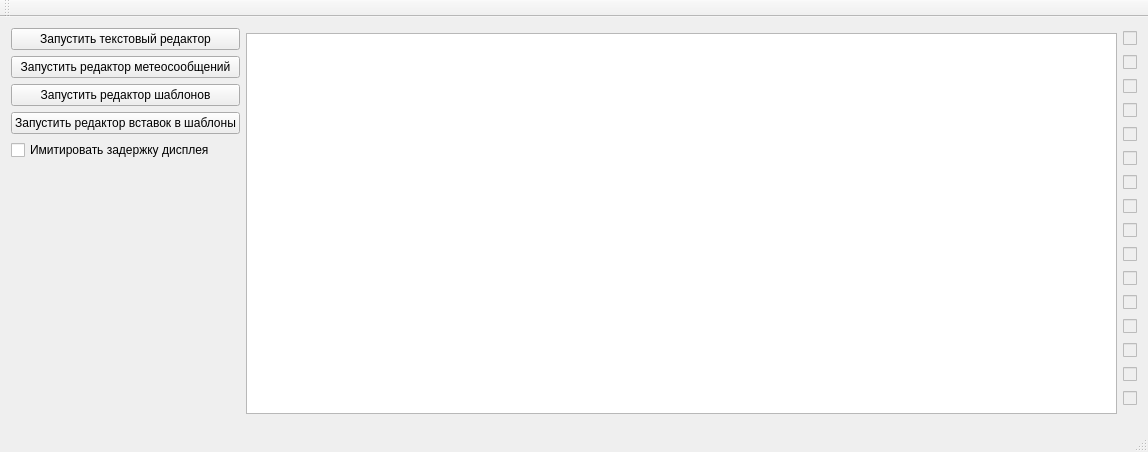
<?xml version="1.0" encoding="UTF-8"?>
<ui version="4.0">
 <class>MainWindow</class>
 <widget class="QMainWindow" name="MainWindow">
  <property name="geometry">
   <rect>
    <x>0</x>
    <y>0</y>
    <width>1133</width>
    <height>452</height>
   </rect>
  </property>
  <property name="sizePolicy">
   <sizepolicy hsizetype="Fixed" vsizetype="Fixed">
    <horstretch>0</horstretch>
    <verstretch>0</verstretch>
   </sizepolicy>
  </property>
  <property name="windowTitle">
   <string>MainWindow</string>
  </property>
  <widget class="QWidget" name="centralWidget">
   <layout class="QHBoxLayout" name="horizontalLayout">
    <item>
     <layout class="QVBoxLayout" name="verticalLayout">
      <item>
       <widget class="QPushButton" name="pbLaunchEditor">
        <property name="focusPolicy">
         <enum>Qt::NoFocus</enum>
        </property>
        <property name="text">
         <string>Запустить текстовый редактор</string>
        </property>
       </widget>
      </item>
      <item>
       <widget class="QPushButton" name="pbLaunchMeteoEditor">
        <property name="focusPolicy">
         <enum>Qt::NoFocus</enum>
        </property>
        <property name="text">
         <string>Запустить редактор метеосообщений</string>
        </property>
       </widget>
      </item>
      <item>
       <widget class="QPushButton" name="pbLaunchTemplateEditor">
        <property name="focusPolicy">
         <enum>Qt::NoFocus</enum>
        </property>
        <property name="text">
         <string>Запустить редактор шаблонов</string>
        </property>
       </widget>
      </item>
      <item>
       <widget class="QPushButton" name="pbLaunchInsertionEditor">
        <property name="focusPolicy">
         <enum>Qt::NoFocus</enum>
        </property>
        <property name="text">
         <string>Запустить редактор вставок в шаблоны</string>
        </property>
       </widget>
      </item>
      <item>
       <widget class="QCheckBox" name="ckbxLatency">
        <property name="focusPolicy">
         <enum>Qt::NoFocus</enum>
        </property>
        <property name="text">
         <string>Имитировать задержку дисплея</string>
        </property>
       </widget>
      </item>
      <item>
       <spacer name="verticalSpacer">
        <property name="orientation">
         <enum>Qt::Vertical</enum>
        </property>
        <property name="sizeHint" stdset="0">
         <size>
          <width>20</width>
          <height>40</height>
         </size>
        </property>
       </spacer>
      </item>
     </layout>
    </item>
    <item>
     <widget class="QTextEdit" name="textEdit">
      <property name="sizePolicy">
       <sizepolicy hsizetype="Fixed" vsizetype="Fixed">
        <horstretch>0</horstretch>
        <verstretch>0</verstretch>
       </sizepolicy>
      </property>
      <property name="minimumSize">
       <size>
        <width>871</width>
        <height>381</height>
       </size>
      </property>
      <property name="font">
       <font>
        <family>Courier New</family>
        <pointsize>16</pointsize>
       </font>
      </property>
      <property name="focusPolicy">
       <enum>Qt::NoFocus</enum>
      </property>
      <property name="verticalScrollBarPolicy">
       <enum>Qt::ScrollBarAlwaysOff</enum>
      </property>
      <property name="horizontalScrollBarPolicy">
       <enum>Qt::ScrollBarAlwaysOff</enum>
      </property>
      <property name="readOnly">
       <bool>true</bool>
      </property>
     </widget>
    </item>
    <item>
     <layout class="QVBoxLayout" name="verticalLayout_2">
      <item>
       <widget class="QCheckBox" name="ckbxLine0">
        <property name="enabled">
         <bool>false</bool>
        </property>
        <property name="focusPolicy">
         <enum>Qt::NoFocus</enum>
        </property>
        <property name="text">
         <string/>
        </property>
       </widget>
      </item>
      <item>
       <widget class="QCheckBox" name="ckbxLine1">
        <property name="enabled">
         <bool>false</bool>
        </property>
        <property name="focusPolicy">
         <enum>Qt::NoFocus</enum>
        </property>
        <property name="text">
         <string/>
        </property>
       </widget>
      </item>
      <item>
       <widget class="QCheckBox" name="ckbxLine2">
        <property name="enabled">
         <bool>false</bool>
        </property>
        <property name="focusPolicy">
         <enum>Qt::NoFocus</enum>
        </property>
        <property name="text">
         <string/>
        </property>
       </widget>
      </item>
      <item>
       <widget class="QCheckBox" name="ckbxLine3">
        <property name="enabled">
         <bool>false</bool>
        </property>
        <property name="focusPolicy">
         <enum>Qt::NoFocus</enum>
        </property>
        <property name="text">
         <string/>
        </property>
       </widget>
      </item>
      <item>
       <widget class="QCheckBox" name="ckbxLine4">
        <property name="enabled">
         <bool>false</bool>
        </property>
        <property name="focusPolicy">
         <enum>Qt::NoFocus</enum>
        </property>
        <property name="text">
         <string/>
        </property>
       </widget>
      </item>
      <item>
       <widget class="QCheckBox" name="ckbxLine5">
        <property name="enabled">
         <bool>false</bool>
        </property>
        <property name="focusPolicy">
         <enum>Qt::NoFocus</enum>
        </property>
        <property name="text">
         <string/>
        </property>
       </widget>
      </item>
      <item>
       <widget class="QCheckBox" name="ckbxLine6">
        <property name="enabled">
         <bool>false</bool>
        </property>
        <property name="focusPolicy">
         <enum>Qt::NoFocus</enum>
        </property>
        <property name="text">
         <string/>
        </property>
       </widget>
      </item>
      <item>
       <widget class="QCheckBox" name="ckbxLine7">
        <property name="enabled">
         <bool>false</bool>
        </property>
        <property name="focusPolicy">
         <enum>Qt::NoFocus</enum>
        </property>
        <property name="text">
         <string/>
        </property>
       </widget>
      </item>
      <item>
       <widget class="QCheckBox" name="ckbxLine8">
        <property name="enabled">
         <bool>false</bool>
        </property>
        <property name="focusPolicy">
         <enum>Qt::NoFocus</enum>
        </property>
        <property name="text">
         <string/>
        </property>
       </widget>
      </item>
      <item>
       <widget class="QCheckBox" name="ckbxLine9">
        <property name="enabled">
         <bool>false</bool>
        </property>
        <property name="focusPolicy">
         <enum>Qt::NoFocus</enum>
        </property>
        <property name="text">
         <string/>
        </property>
       </widget>
      </item>
      <item>
       <widget class="QCheckBox" name="ckbxLine10">
        <property name="enabled">
         <bool>false</bool>
        </property>
        <property name="focusPolicy">
         <enum>Qt::NoFocus</enum>
        </property>
        <property name="text">
         <string/>
        </property>
       </widget>
      </item>
      <item>
       <widget class="QCheckBox" name="ckbxLine11">
        <property name="enabled">
         <bool>false</bool>
        </property>
        <property name="focusPolicy">
         <enum>Qt::NoFocus</enum>
        </property>
        <property name="text">
         <string/>
        </property>
       </widget>
      </item>
      <item>
       <widget class="QCheckBox" name="ckbxLine12">
        <property name="enabled">
         <bool>false</bool>
        </property>
        <property name="focusPolicy">
         <enum>Qt::NoFocus</enum>
        </property>
        <property name="text">
         <string/>
        </property>
       </widget>
      </item>
      <item>
       <widget class="QCheckBox" name="ckbxLine13">
        <property name="enabled">
         <bool>false</bool>
        </property>
        <property name="focusPolicy">
         <enum>Qt::NoFocus</enum>
        </property>
        <property name="text">
         <string/>
        </property>
       </widget>
      </item>
      <item>
       <widget class="QCheckBox" name="ckbxLine14">
        <property name="enabled">
         <bool>false</bool>
        </property>
        <property name="focusPolicy">
         <enum>Qt::NoFocus</enum>
        </property>
        <property name="text">
         <string/>
        </property>
       </widget>
      </item>
      <item>
       <widget class="QCheckBox" name="ckbxLine15">
        <property name="enabled">
         <bool>false</bool>
        </property>
        <property name="focusPolicy">
         <enum>Qt::NoFocus</enum>
        </property>
        <property name="text">
         <string/>
        </property>
       </widget>
      </item>
     </layout>
    </item>
   </layout>
  </widget>
  <widget class="QMenuBar" name="menuBar">
   <property name="geometry">
    <rect>
     <x>0</x>
     <y>0</y>
     <width>1133</width>
     <height>21</height>
    </rect>
   </property>
  </widget>
  <widget class="QToolBar" name="mainToolBar">
   <attribute name="toolBarArea">
    <enum>TopToolBarArea</enum>
   </attribute>
   <attribute name="toolBarBreak">
    <bool>false</bool>
   </attribute>
  </widget>
  <widget class="QStatusBar" name="statusBar"/>
 </widget>
 <layoutdefault spacing="6" margin="11"/>
 <resources/>
 <connections/>
</ui>
